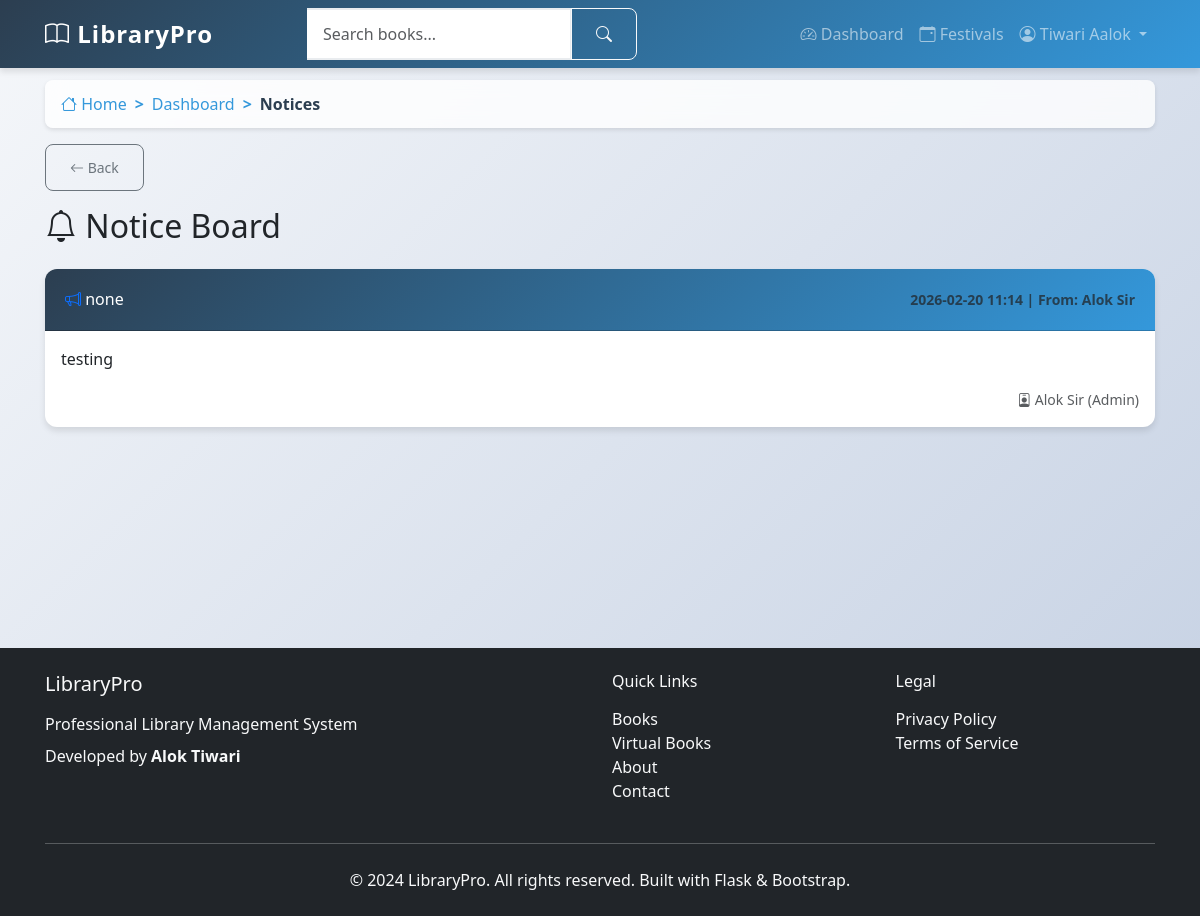
Screenshot of /notices (signed in) with the database file from the repository.
### app/models.py (models this page shows, shortened)
class User(UserMixin, db.Model):
    id = db.Column(db.Integer, primary_key=True)
    prn_number = db.Column(db.String(20), unique=True, nullable=False)
    username = db.Column(db.String(80), unique=True, nullable=False)
    email = db.Column(db.String(120), unique=True, nullable=False)
    name = db.Column(db.String(100), nullable=False)
    mother_name = db.Column(db.String(100), nullable=False)
    dob = db.Column(db.String(10), nullable=False)  # Format: DDMMYYYY
    phone = db.Column(db.String(15), nullable=True)
    address = db.Column(db.Text, nullable=True)
    password_hash = db.Column(db.String(255), nullable=False)
    role = db.Column(db.String(20), nullable=False, default='student')
    year = db.Column(db.String(10), nullable=True)  # 1st, 2nd, 3rd, 4th, 5th
    course = db.Column(db.String(50), nullable=True)  # BSC IT, BSC CS, etc.
    total_books_borrowed = db.Column(db.Integer, default=0)
    total_extension_requests = db.Column(db.Integer, default=0)
    library_hours_this_month = db.Column(db.Float, default=0.0)
    library_hours_this_year = db.Column(db.Float, default=0.0)
    created_at = db.Column(db.DateTime, default=datetime.utcnow)
    updated_at = db.Column(db.DateTime, default=datetime.utcnow, onupdate=datetime.utcnow)
    loans = db.relationship('Loan', backref='borrower', lazy='dynamic')
    library_sessions = db.relationship('LibrarySession', backref='user', lazy='dynamic')

class Notice(db.Model):
    id = db.Column(db.Integer, primary_key=True)
    title = db.Column(db.String(200), nullable=False)
    message = db.Column(db.Text, nullable=False)
    created_date = db.Column(db.DateTime, nullable=False, default=datetime.utcnow)
    created_by = db.Column(db.Integer, db.ForeignKey('user.id'), nullable=False)
    recipient_type = db.Column(db.String(20), nullable=False, default='all')  # 'all', 'student', 'specific'
    recipient_ids = db.Column(db.Text, nullable=True)  # Comma-separated IDs for multiple recipients
    is_read = db.Column(db.Boolean, nullable=False, default=False)
    creator = db.relationship('User', foreign_keys=[created_by], backref='created_notices')
    @property
    def recipients(self):
        if self.recipient_ids:
            ids = [int(id.strip()) for id in self.recipient_ids.split(',') if id.strip()]
            return User.query.filter(User.id.in_(ids)).all()
        return []

### app/main/routes.py (the view)
@bp.route('/notices')
@login_required
def view_notices():
    from app.models import Notice
    if current_user.role == 'student':
        all_notices = Notice.query.filter(
            (Notice.recipient_type == 'all') |
            (Notice.recipient_type == 'student')
        ).all()
        specific_notices = Notice.query.filter(
            Notice.recipient_type == 'specific'
        ).all()
        student_specific = []
        for notice in specific_notices:
            if notice.recipient_ids and str(current_user.id) in notice.recipient_ids.split(','):
                student_specific.append(notice)
        notices = sorted(all_notices + student_specific, key=lambda x: x.created_date, reverse=True)
    else:
        notices = Notice.query.filter_by(created_by=current_user.id).order_by(Notice.created_date.desc()).all()
    return render_template('main/notices.html', title='Notices', notices=notices)

### app/__init__.py (called while the page is built)
def create_app():
    app = Flask(__name__)
    app.config.from_object(Config)
    db.init_app(app)
    migrate.init_app(app, db)
    login.init_app(app)
    login.login_view = 'auth.student_login'
    login.login_message = 'Please log in to access this page.'
    login.login_message_category = 'info'
    from app.auth import bp as auth_bp
    app.register_blueprint(auth_bp, url_prefix='/auth')
    from app.main import bp as main_bp
    app.register_blueprint(main_bp)
    from app.models import User
    @login.user_loader
    def load_user(user_id):
        return User.query.get(int(user_id))
    return app

### app/templates/main/notices.html (shortened to what this page needs)
{% extends "base.html" %}
{% block content %}
<div class="row">
    <div class="col-12">
        <h2 class="mb-4">
            <i class="bi bi-bell"></i>
            {% if current_user.role == 'student' %}Notice Board{% else %}Sent Notices{% endif %}
        </h2>
    </div>
</div>
{% if notices %}
    {% for notice in notices %}
    <div class="card mb-3">
        <div class="card-header d-flex justify-content-between align-items-center">
            <h6 class="mb-0">
                <i class="bi bi-megaphone text-primary"></i> {{ notice.title }}
            </h6>
            <div class="d-flex align-items-center gap-3">
                <small class="text-muted">
                    {{ notice.created_date.strftime('%Y-%m-%d %H:%M') }}
                    {% if current_user.role == 'admin' %}
                        | To:
                        {% if notice.recipient_type == 'all' %}
                            <span class="badge bg-info">All Users</span>
                        {% elif notice.recipient_type == 'student' %}
                            <span class="badge bg-primary">All Students</span>
                        {% else %}
                            {% set recipient_count = notice.recipients|length %}
                            <span class="badge bg-warning">{{ recipient_count }} Student(s)</span>
                        {% endif %}
                    {% else %}
                        | From: {{ notice.creator.name }}
                    {% endif %}
                </small>
            </div>
        </div>
        <div class="card-body">
            <p class="card-text">{{ notice.message|replace('\n', '<br>')|safe }}</p>
            {% if current_user.role == 'student' %}
                <div class="text-end">
                    <small class="text-muted">
                        <i class="bi bi-person-badge"></i> {{ notice.creator.name }} (Admin)
                    </small>
                </div>
            {% endif %}
        </div>
    </div>
    {% endfor %}
{% endif %}
{% endblock %}

### app/templates/base.html (shortened to what this page needs)
<!DOCTYPE html>
<html lang="en">
<head>
    <link href="https://cdn.jsdelivr.net/npm/bootstrap@5.3.0/dist/css/bootstrap.min.css" rel="stylesheet">
    <link rel="stylesheet" href="https://cdn.jsdelivr.net/npm/bootstrap-icons@1.10.0/font/bootstrap-icons.css">
    <link rel="stylesheet" href="{{ url_for('static', filename='css/style.css') }}">
    <link rel="stylesheet" href="{{ url_for('static', filename='css/modern.css') }}">
</head>
<body>
    <nav class="navbar navbar-expand-lg navbar-dark bg-primary fixed-top">
        <div class="container">
            <a class="navbar-brand fw-bold" href="{{ url_for('main.index') }}">
                <i class="bi bi-book"></i> LibraryPro
            </a>
            <div class="collapse navbar-collapse" id="navbarNav">
                {% if current_user.is_authenticated %}
                <form class="d-flex mx-auto" method="GET" action="{{ url_for('main.search') }}">
                    <div class="input-group">
                        <input class="form-control" type="search" name="q" placeholder="Search books..."
                               value="{{ request.args.get('q', '') }}">
                        <button class="btn btn-outline-light" type="submit">
                            <i class="bi bi-search"></i>
                        </button>
                    </div>
                </form>
                <ul class="navbar-nav ms-auto">
                    <li class="nav-item">
                        <a class="nav-link" href="{{ url_for('main.dashboard') }}">
                            <i class="bi bi-speedometer2"></i> Dashboard
                        </a>
                    </li>
                    <li class="nav-item">
                        <a class="nav-link" href="{{ url_for('main.festivals') }}">
                            <i class="bi bi-calendar-event"></i> Festivals
                        </a>
                    </li>
                    <li class="nav-item dropdown">
                        <a class="nav-link dropdown-toggle" href="#" role="button" data-bs-toggle="dropdown">
                            <i class="bi bi-person-circle"></i> {{ current_user.name }}
                        </a>
                    </li>
                </ul>
                {% endif %}
            </div>
        </div>
    </nav>
    <main class="main-content">
        <div class="container">
            {% if current_user.is_authenticated %}
            <nav aria-label="breadcrumb" class="mb-3">
                <ol class="breadcrumb">
                    <li class="breadcrumb-item">
                        <a href="{{ url_for('main.index') }}"><i class="bi bi-house"></i> Home</a>
                    </li>
                    {% if request.endpoint == 'main.dashboard' or request.endpoint == 'main.student_dashboard' %}
                        <li class="breadcrumb-item active">Dashboard</li>
                    {% elif request.endpoint == 'main.admin_dashboard' %}
                        <li class="breadcrumb-item active">Admin Dashboard</li>
                    {% elif request.endpoint == 'main.manage_users' %}
                        <li class="breadcrumb-item"><a href="{{ url_for('main.admin_dashboard') }}">Admin Dashboard</a></li>
                        <li class="breadcrumb-item active">Manage Users</li>
                    {% elif request.endpoint == 'main.add_book' %}
                        <li class="breadcrumb-item"><a href="{{ url_for('main.admin_dashboard') }}">Admin Dashboard</a></li>
                        <li class="breadcrumb-item active">Add Book</li>
                    {% elif request.endpoint == 'main.book_details' %}
                        <li class="breadcrumb-item"><a href="{{ url_for('main.admin_dashboard') }}">Admin Dashboard</a></li>
                        <li class="breadcrumb-item active">Book Details</li>
                    {% elif request.endpoint == 'main.send_notice' %}
                        <li class="breadcrumb-item"><a href="{{ url_for('main.admin_dashboard') }}">Admin Dashboard</a></li>
                        <li class="breadcrumb-item active">Send Notice</li>
                    {% elif request.endpoint == 'main.view_notices' %}
                        <li class="breadcrumb-item">
                            <a href="{% if current_user.role == 'admin' %}{{ url_for('main.admin_dashboard') }}{% else %}{{ url_for('main.student_dashboard') }}{% endif %}">Dashboard</a>
                        </li>
                        <li class="breadcrumb-item active">Notices</li>
                    {% elif request.endpoint == 'main.search' %}
                        <li class="breadcrumb-item">
                            <a href="{% if current_user.role == 'admin' %}{{ url_for('main.admin_dashboard') }}{% else %}{{ url_for('main.student_dashboard') }}{% endif %}">Dashboard</a>
                        </li>
                        <li class="breadcrumb-item active">Search Results</li>
                    {% elif request.endpoint == 'auth.profile' %}
                        <li class="breadcrumb-item">
                            <a href="{% if current_user.role == 'admin' %}{{ url_for('main.admin_dashboard') }}{% else %}{{ url_for('main.student_dashboard') }}{% endif %}">Dashboard</a>
                        </li>
                        <li class="breadcrumb-item active">Profile</li>
                    {% endif %}
                </ol>
            </nav>
            {% endif %}
            {% if current_user.is_authenticated and request.endpoint not in ['main.index', 'main.dashboard', 'main.student_dashboard', 'main.admin_dashboard'] %}
            <div class="mb-3">
                <button onclick="goBack()" class="btn btn-outline-secondary btn-sm">
                    <i class="bi bi-arrow-left"></i> Back
                </button>
            </div>
            {% endif %}
            {% block content %}{% endblock %}
        </div>
    </main>
    <footer class="bg-dark text-light py-4 mt-5">
        <div class="container">
            <div class="row">
                <div class="col-md-6">
                    <h5 class="mb-3">LibraryPro</h5>
                    <p class="mb-2">Professional Library Management System</p>
                    <p class="mb-0">Developed by <strong>Alok Tiwari</strong></p>
                </div>
                <div class="col-md-3">
                    <h6 class="mb-3">Quick Links</h6>
                    <ul class="list-unstyled">
                        <li><a href="{{ url_for('main.books_categories') }}" class="text-light text-decoration-none">Books</a></li>
                    <li><a href="{{ url_for('main.virtual_books') }}" class="text-light text-decoration-none">Virtual Books</a></li>
                        <li><a href="{{ url_for('main.about') }}" class="text-light text-decoration-none">About</a></li>
                        <li><a href="{{ url_for('main.contact') }}" class="text-light text-decoration-none">Contact</a></li>
                    </ul>
                </div>
                <div class="col-md-3">
                    <h6 class="mb-3">Legal</h6>
                    <ul class="list-unstyled">
                        <li><a href="{{ url_for('main.privacy') }}" class="text-light text-decoration-none">Privacy Policy</a></li>
                        <li><a href="{{ url_for('main.terms') }}" class="text-light text-decoration-none">Terms of Service</a></li>
                    </ul>
                </div>
            </div>
            <hr class="my-4">
            <div class="text-center">
                <p class="mb-0">&copy; 2024 LibraryPro. All rights reserved. Built with Flask & Bootstrap.</p>
            </div>
        </div>
    </footer>
</body>
</html>

### app/static/css/style.css (style rules this page uses)
:root { --primary-color: #2c3e50; --secondary-color: #3498db; --accent-color: #e74c3c; --success-color: #27ae60; --warning-color: #f39c12; --light-bg: #f8f9fa; --card-shadow: 0 4px 6px rgba(0, 0, 0, 0.1); --hover-shadow: 0 8px 15px rgba(0, 0, 0, 0.2); --border-radius: 12px; }
body { font-family: 'Segoe UI', Tahoma, Geneva, Verdana, sans-serif; background: linear-gradient(135deg, #f5f7fa 0%, #c3cfe2 100%); min-height: 100vh; padding: 0; margin: 0; }
.main-content { padding-top: 80px; padding-bottom: 2rem; min-height: calc(100vh - 200px); }
.container { padding-left: 15px; padding-right: 15px; }
.navbar-brand { font-size: 1.5rem; letter-spacing: 1px; }
.navbar { box-shadow: var(--card-shadow); background: linear-gradient(135deg, var(--primary-color) 0%, var(--secondary-color) 100%) !important; }
.card { border: none; border-radius: var(--border-radius); box-shadow: var(--card-shadow); transition: all 0.3s ease; background: white; }
.card-header { background: linear-gradient(135deg, var(--primary-color) 0%, var(--secondary-color) 100%); color: white; border-radius: var(--border-radius) var(--border-radius) 0 0 !important; padding: 1.25rem; font-weight: 600; }
.form-control { border-radius: 8px; border: 2px solid #e9ecef; padding: 0.75rem 1rem; transition: all 0.3s ease; }
.btn { border-radius: 8px; padding: 0.75rem 1.5rem; font-weight: 500; transition: all 0.3s ease; }
.breadcrumb { background: rgba(255, 255, 255, 0.8); border-radius: 8px; padding: 0.75rem 1rem; margin-bottom: 1rem; box-shadow: 0 2px 4px rgba(0, 0, 0, 0.1); backdrop-filter: blur(10px); }
.breadcrumb-item + .breadcrumb-item::before { content: ">"; color: var(--secondary-color); font-weight: 600; }
.breadcrumb-item a { color: var(--secondary-color); text-decoration: none; transition: color 0.3s ease; }
.breadcrumb-item.active { color: var(--primary-color); font-weight: 600; }
.btn-outline-secondary { border-color: #6c757d; color: #6c757d; transition: all 0.3s ease; }
.form-control { border-left: none; border-radius: 0 8px 8px 0; }

### app/static/css/modern.css (style rules this page uses)
:root { --primary: #6366f1; --secondary: #8b5cf6; --success: #10b981; --danger: #ef4444; --warning: #f59e0b; --info: #3b82f6; --dark: #1f2937; --light: #f9fafb; }

### rows the page displays
User: name "Tiwari Aalok"
Notice: title "none", created_date "2026-02-20 11:14", creator.name "Alok Sir", message "testing"
